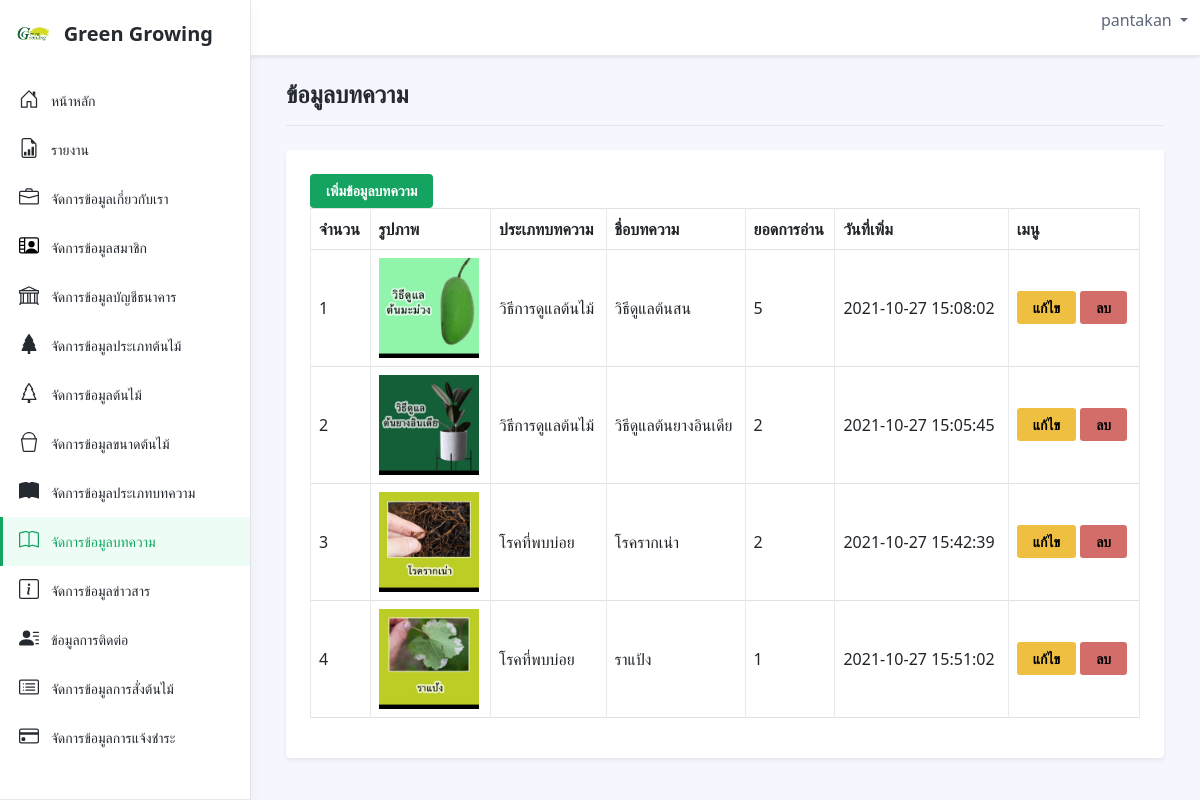
The page /admin/index.php?page=article (signed in) on the database its author committed.
### tables this page shows
CREATE TABLE `db_article` (
  `article_id` int(11) NOT NULL COMMENT 'รหัสบทความ',
  `t_article_id` int(11) NOT NULL COMMENT 'รหัสประเภทบทความ',
  `article_name` varchar(100) NOT NULL COMMENT 'ชื่อบทความ',
  `article_detail` text NOT NULL COMMENT 'รายละเอียดบทความ',
  `article_pic` varchar(100) NOT NULL COMMENT 'ภาพประกอบทความ',
  `article_date` timestamp NOT NULL DEFAULT current_timestamp() ON UPDATE current_timestamp() COMMENT 'วันที่',
  `article_view` int(11) NOT NULL COMMENT 'ยอดการอ่าน'
);

CREATE TABLE `db_type_article` (
  `t_article_id` int(11) NOT NULL,
  `t_article_name` varchar(100) NOT NULL
);

### admin/article/index.php (the view, shortened to what this page needs)
<?php
    $sql = "SELECT * FROM db_article t1 INNER JOIN db_type_article t2 ON t1.t_article_id = t2.t_article_id";
    $query = mysqli_query($conn, $sql);
?>
<div class="row justify-content-between">
    <div class="col-auto">
        <h1 class="app-page-title mb-0">ข้อมูลบทความ</h1>
    </div>
</div>
<hr class="mb-4">
<div class="row g-4 settings-section">
<div class="col-12 col-md-12">
    <div class="app-card app-card-settings shadow-sm p-4">
        <div class="app-card-body">
            <a href="?page=<?=$_GET['page']?>&function=insert" class="btn btn-primary text-white ">เพิ่มข้อมูลบทความ</a>
            <table class="table table-hover table-bordered" id="tableadmin">
                <thead >
                    <tr>
                        <th scope="col">จำนวน</th>
                        <th scope="col">รูปภาพ</th>
                        <th scope="col">ประเภทบทความ</th>
                        <th scope="col">ชื่อบทความ</th>
                        <th scope="col">ยอดการอ่าน</th>
                        <th scope="col">วันที่เพิ่ม</th>
                        <th scope="col">เมนู</th>
                    </tr>
                </thead>
                <tbody>
                    <?php
                        $i = 1;
                        foreach($query as $data):
                    ?>
                        <tr>
                            <td class="align-middle"><?=$i++?></td>
                            <td class="align-middle"><img src="upload/article/<?=$data['article_pic']?>" width="100"></td>
                            <td class="align-middle"><?=$data['t_article_name']?></td>
                            <td class="align-middle"><?=$data['article_name']?></td>
                            <td class="align-middle"><?=$data['article_view']?></td>
                            <td class="align-middle"><?=$data['article_date']?></td>
                            <td class="align-middle">
                                <a href="?page=<?=$_GET['page']?>&function=update&id=<?=$data['article_id']?>" class="btn btn-sm btn-warning">แก้ไข</a>
                                <a href="?page=<?=$_GET['page']?>&function=delete&id=<?=$data['article_id']?>" onclick="return confirm('ลบข้อมูลบทความ <?=$data['t_article_name']?> ?')"
                                class="btn btn-sm btn-danger">ลบ</a>
                            </td>
                        </tr>
                    <?php endforeach;?>
                </tbody>
             </table>
        </div>
    </div>
</div>
</div>

### rows shown on the page
db_article: article_pic (picture), t_article.t_article_name "วิธีการดูแลต้นไม้", article_name "วิธีดูแลต้นสน", article_view "5", article_date "2021-10-27 15:08:02"
db_article: article_pic (picture), t_article.t_article_name "วิธีการดูแลต้นไม้", article_name "วิธีดูแลต้นยางอินเดีย", article_view "2", article_date "2021-10-27 15:05:45"
db_article: article_pic (picture), t_article.t_article_name "โรคที่พบบ่อย", article_name "โรครากเน่า", article_view "2", article_date "2021-10-27 15:42:39"
db_article: article_pic (picture), t_article.t_article_name "โรคที่พบบ่อย", article_name "ราแป้ง", article_view "1", article_date "2021-10-27 15:51:02"

### other values the page prints
$_SESSION['user_login'] "pantakan"
